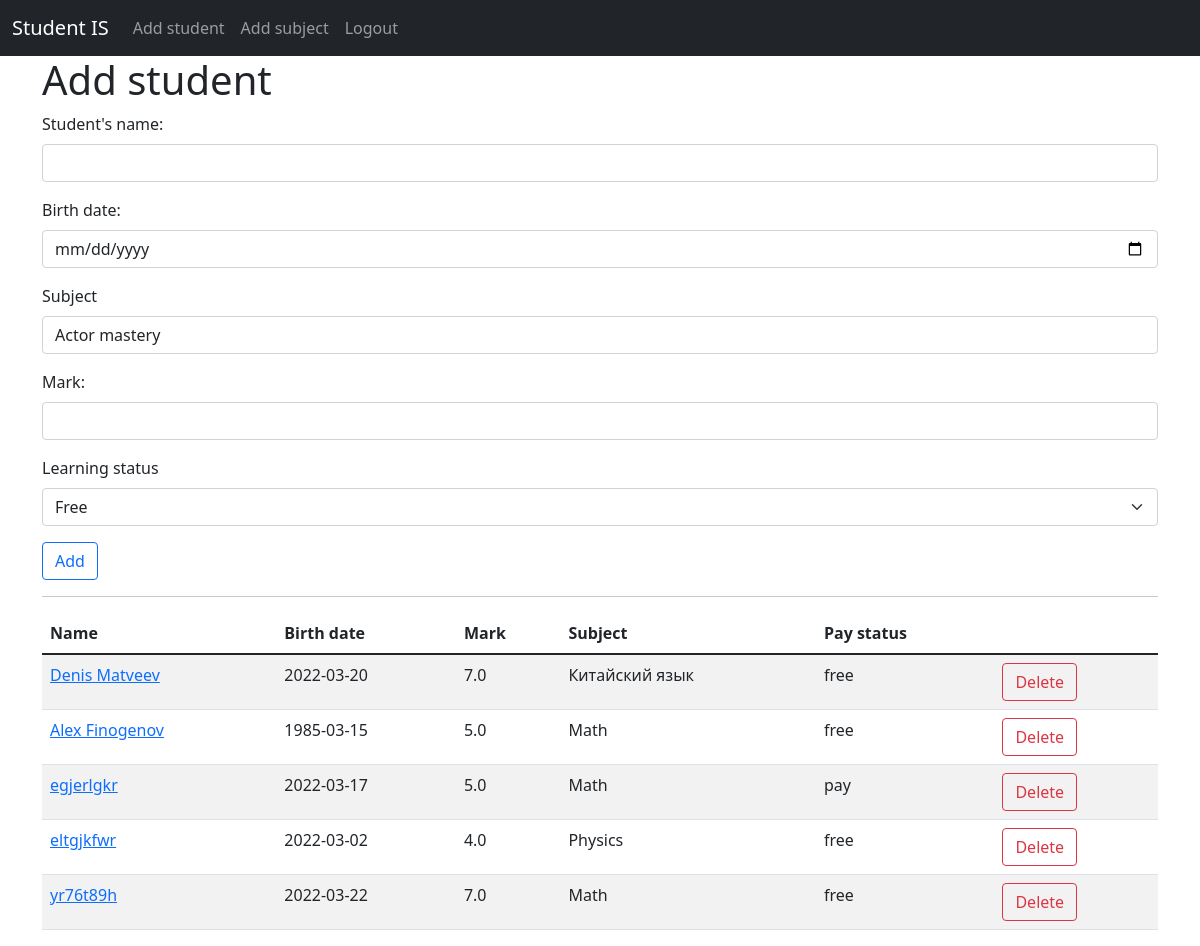
The page /add-student (signed in) on the database its author committed.
### models.py (models this page shows)
class Students(db.Model):
    id = db.Column(db.Integer, primary_key=True)
    name = db.Column(db.String(120), nullable=False)
    birth_date = db.Column(db.Date, nullable=False, default=datetime.now())
    mark = db.Column(db.Float, nullable=False, default=3.2)
    subject_id = db.Column(db.Integer, db.ForeignKey('subjects.id'))
    status = db.Column(db.String(10), nullable=False, default='Paid')

class Subjects(db.Model):
    id = db.Column(db.Integer, primary_key=True)
    name = db.Column(db.String(80), nullable=False)
    student = db.relationship('Students', backref='subjects', lazy=True)

### routes.py (the view, shortened to what this page needs)
@app.route('/add-student', methods=['GET', 'POST'])
@login_required
def add_student():
    form = StudentForm()
    form.subject.choices = [(subject.id, subject.name) for subject in Subjects.query.order_by(Subjects.name).all()]  # SELECT * FROM subjects ORDER BY name
    students = Students.query.all()  # достаю всех студентов из БД
    return render_template('add_students.html', form=form, items=students)

### forms.py
class StudentForm(FlaskForm):
    name = StringField('Student\'s name: ',
                       validators=[DataRequired()])
    birth_date = DateField('Birth date: ',
                           validators=[DataRequired()])
    mark = FloatField('Mark: ')
    subject = SelectField('Subject', choices=[])
    status = SelectField('Learning status',
                         choices=[
                             ('free', 'Free'),
                             ('pay', 'Paid')
                         ])
    submit = SubmitField('Add')

### routes.py (called while the page is built)
@login.user_loader
def load_user(id):
    return User.query.get(int(id))  # сохраняю юзера

### templates/add_students.html
{% extends 'base.html' %}
{% block content %}
    <h1>Add student</h1>
    {% include 'snippets/student_form.html' %}
    <hr>
    {% if items|length > 1 %}
        <table class="table table-striped">
            <thead>
                <tr>
                    <th>Name</th>
                    <th>Birth date</th>
                    <th>Mark</th>
                    <th>Subject</th>
                    <th>Pay status</th>
                </tr>
            </thead>
            <tbody>
                {% for student in items %}
                    <tr>
                        <td><a href="/update-student/{{ student.id }}">{{ student.name }}</a></td>
                        <td>{{ student.birth_date }}</td>
                        <td>{{ student.mark }}</td>
                        <td>{{ student.subjects.name }}</td>
                        <td>{{ student.status }}</td>
                        <td><a href="/delete/{{ student.id }}" class="btn btn-outline-danger">Delete</a></td>
                    </tr>
                {% endfor %}
            </tbody>
        </table>
    {% endif %}
{% endblock %}

### templates/base.html (shortened to what this page needs)
<!DOCTYPE html>
<html lang="en">
<head>
    <link href="https://cdn.jsdelivr.net/npm/bootstrap@5.1.3/dist/css/bootstrap.min.css" rel="stylesheet"
>
</head>
<body>
<nav class="navbar navbar-expand-lg navbar-dark bg-dark">
  <div class="container-fluid">
    <a class="navbar-brand" href="{{ url_for('index') }}">Student IS</a>
    <div class="collapse navbar-collapse" id="navbarSupportedContent">
      <ul class="navbar-nav me-auto mb-2 mb-lg-0">
        <li class="nav-item">
          <a class="nav-link" href="{{ url_for('add_student') }}">Add student</a>
        </li>
          <li class="nav-item">
          <a class="nav-link" href="{{ url_for('add_subject') }}">Add subject</a>
        </li>
        <li class="nav-item">
            {% if current_user.is_anonymous %}
                <a href="{{ url_for('login')}}" class="nav-link">Login</a>
            {% else %}
                <a href="{{ url_for('logout')}}" class="nav-link">Logout</a>
            {% endif %}
        </li>
      </ul>
    </div>
  </div>
</nav>
<div class="container">
    {% block content %}{% endblock %}
</div>
</body>
</html>

### templates/snippets/student_form.html (shortened to what this page needs)
<form action="" method="post">
        <div class="mb-3">
            {{ form.name.label(class="form-label") }}
            {{ form.name(class="form-control") }}
        </div>
        <div class="mb-3">
            {{ form.birth_date.label(class="form-label") }}
            {{ form.birth_date(class="form-control") }}
        </div>
        <div class="mb-3">
            {{ form.subject.label(class="form-label") }}
            {{ form.subject(class="form-control") }}
        </div>
        <div class="mb-3">
            {{ form.mark.label(class="form-label") }}
            {{ form.mark(class="form-control") }}
        </div>
        <div class="mb-3">
            {{ form.status.label(class="form-label") }}
            {{ form.status(class="form-select") }}
        </div>
        <div class="mb-3">
            {{ form.submit(class="btn btn-outline-primary") }}
        </div>
    </form>

### rows shown on the page
Students: name "Denis Matveev", birth_date "2022-03-20", mark "7.0", subjects.name "Китайский язык", status "free"
Students: name "Alex Finogenov", birth_date "1985-03-15", mark "5.0", subjects.name "Math", status "free"
Students: name "egjerlgkr", birth_date "2022-03-17", mark "5.0", subjects.name "Math", status "pay"
Students: name "eltgjkfwr", birth_date "2022-03-02", mark "4.0", subjects.name "Physics", status "free"
Students: name "yr76t89h", birth_date "2022-03-22", mark "7.0", subjects.name "Math", status "free"
